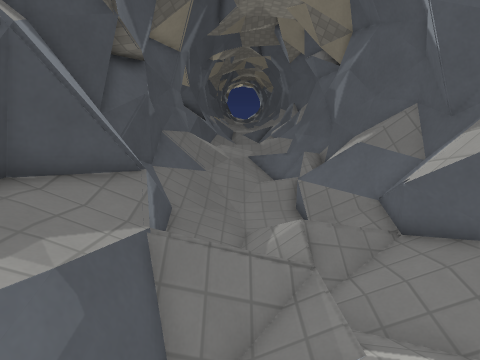
[1] (above)

14 first-person views from a walk through a level from a Godot 3-D game. The camera is 1.4 m above the floor, tilts 14° down and sees 80° across. The floor is counted in squares, 0.5 m on a side. Each view is taken from the middle of a square. On the plan, view 1 faces up. The plan holds only what a view shows up to about 20 squares ahead; the rest is blank. The place goes on beyond the plan. Surface patterns are stand-ins for the level's own textures.

[2]
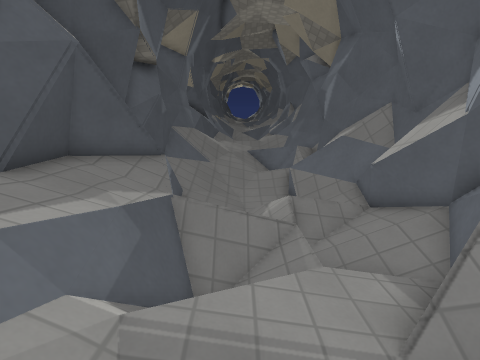

[3]
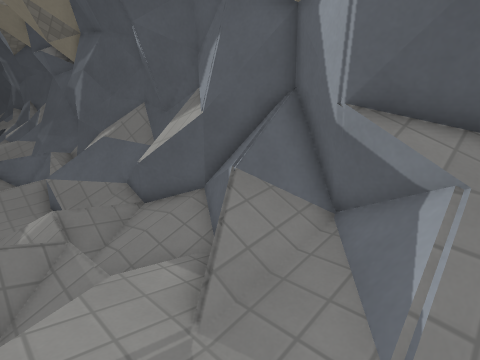

[4]
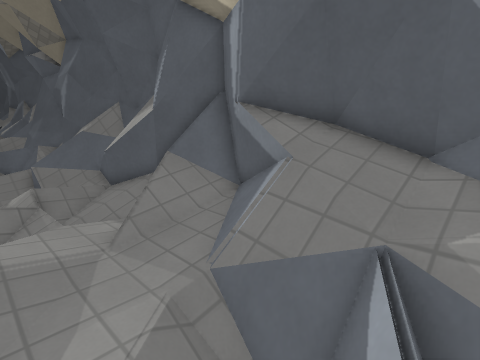

[5]
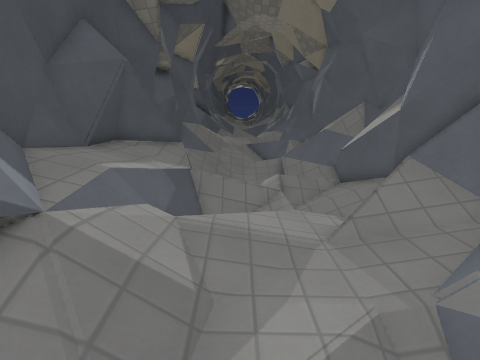

[6]
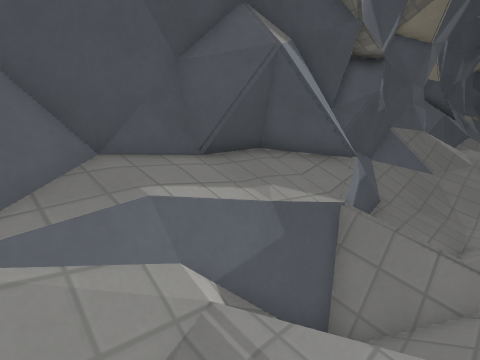

[7]
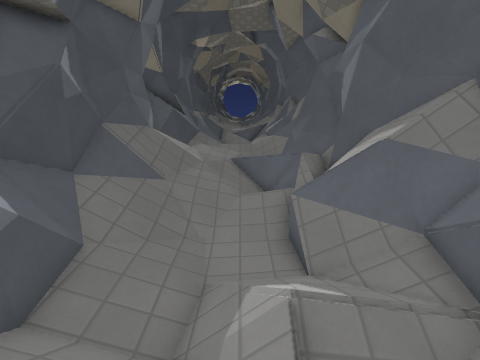

[8]
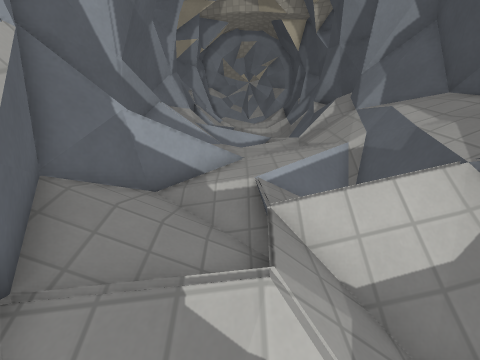

[9]
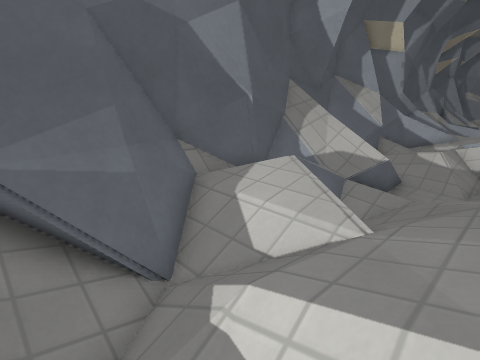

[10]
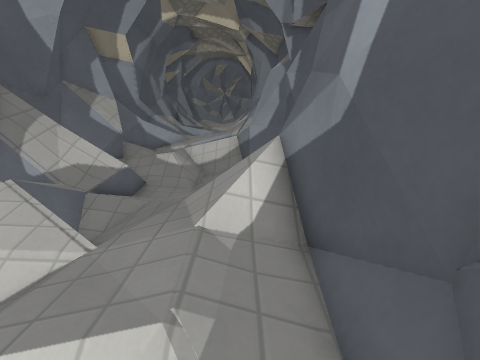

[11]
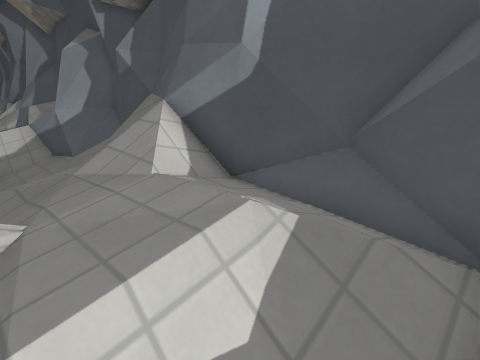

[12]
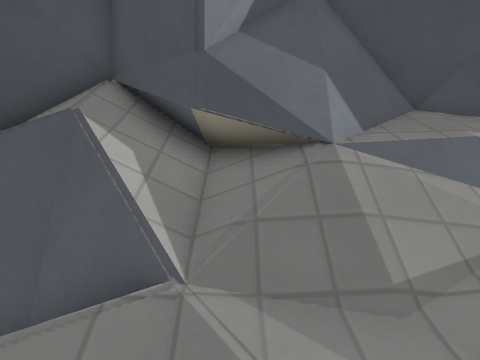

[13]
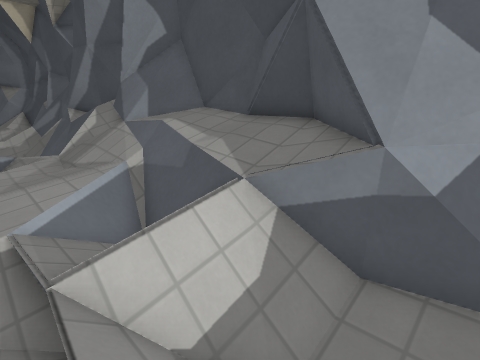

[14]
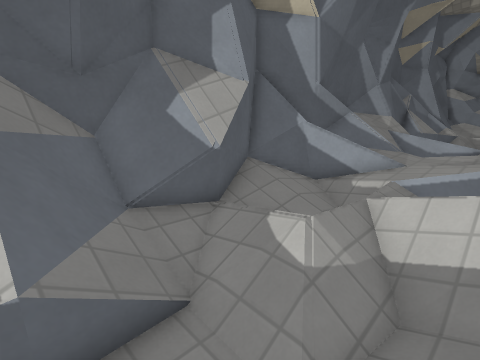

### Floor plan
Key: @ floor where view 1 was taken; # wall or solid block; . main floor; : floor 0.25 m higher than the main floor; - floor 0.25 m lower than the main floor; + floor 0.5 m higher than the main floor; _ floor 0.5 m lower than the main floor; * floor 0.75 m higher than the main floor; < floor 0.75 m lower than the main floor; / step, stairs or slope; = window, fence, low wall or low ledge; ^ raised ledge.
Columns run from 5 left of view 1 to 7 right of it. Each row starts with its distance up from view 1.
 23 ###// <//=#
 22 ###//////=#
 21 ###./////^#
 20 ##=...///=##
 19  ##...////=#
 18  ##//./.../#
 17  #=/////.:##
 16  #=////<//##
 15  #////////##
 14 ##/////-///##
 13 ##/////////##
 12 ##///<<=#///#
 11 ## //<<</// #
 10 ##=//<<<//###
  9 ##=_/<////=#
  8 ###=_<///=##
  7 ##==/////=^#
  6 ###=//////^#
  5 ## ///////##
  4 ##+=#///_/=#
  3 #=+=#//--=##
  2 # *=-..-==/#
  1 # *:/..////#
  0 #=*//@....##
 -1 ##=//....:=#
 -2 ##=//..//+*#
 -3  #=/// /==*#
 -4  ##/// ===+#
 -5 ###=#./===##
 -6 ##*=#-  ==##
 -7 ## =#   ==#
 -8  ##==   ==#

Positions as (right, up) in squares from view 1, and headings:
1: (0, 0), facing up
2: (0, -2), facing up
3: (0, -2), facing up-right
4: (0, -5), facing up-right
5: (0, -5), facing up
6: (1, -1), facing up-left
7: (1, 4), facing up
8: (2, 10), facing down
9: (-1, 23), facing down-right
10: (-2, 23), facing down
11: (1, 23), facing down-left
12: (2, -3), facing left
13: (2, 9), facing down-left
14: (-1, 12), facing down-right
